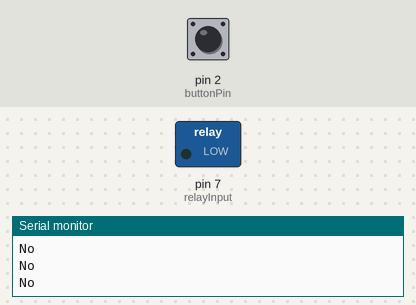
Simulated run of this sketch. Board: Arduino Uno, built with avr-gcc and run on an emulated ATmega328P. Shown: switched loads named in the sketch (green lamp = pin HIGH), the last lines printed to the serial monitor. The test bench sets the inputs (shaded band); at power-on: pin 2 (buttonPin) LOW.

Above: at 2.8 s.
2.9 s: pin 2 (buttonPin) pulled HIGH for 1.2 s
At 4.0 s:
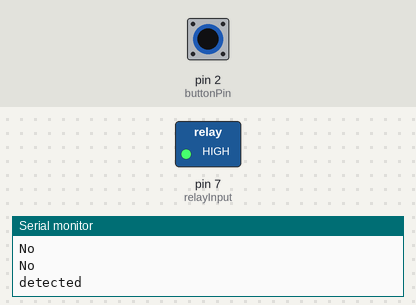
6.5 s: pin 2 (buttonPin) pulled HIGH for 3.2 s
At 10.5 s:
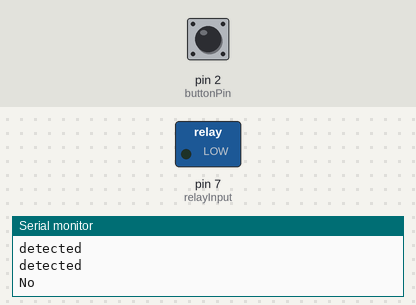
Timing chart, 0 to 12.0 s (numbered marks = the images above; inputs shaded):
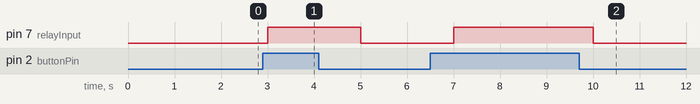

Measured:
- after the input at 2.9 s, pin 7 (relayInput): LOW → HIGH after 0.10 s, → LOW 2.0 s later
- after the input at 6.5 s, pin 7 (relayInput): LOW → HIGH after 0.50 s, → LOW 3.0 s later

The sketch:

test_motion_sensor2.ino
```cpp
// After this test, I get the motion detector has 6 second block time
// which means after receiving one motion signal, the detector will
// stop working for 6 second. And then, detector will do the work
// normally. This is the situation at one specific delay time adjust
// and one specific sentivity adjust.
int buttonState ;
int buttonPin = 2;
int relayInput = 7;


void setup() {
  // put your setup code here, to run once:
  Serial.begin(115200);
  pinMode(relayInput, OUTPUT);
}

void loop() {
  // put your main code here, to run repeatedly:
  buttonState = digitalRead(buttonPin);

  if (buttonState == 1) {

    Serial.println("detected");
    digitalWrite(relayInput, HIGH);

    delay(1000);

  }

  else {
    Serial.println("No");
    digitalWrite(relayInput, LOW);

    delay(1000);
    }

  //delay(1000);

}
```
